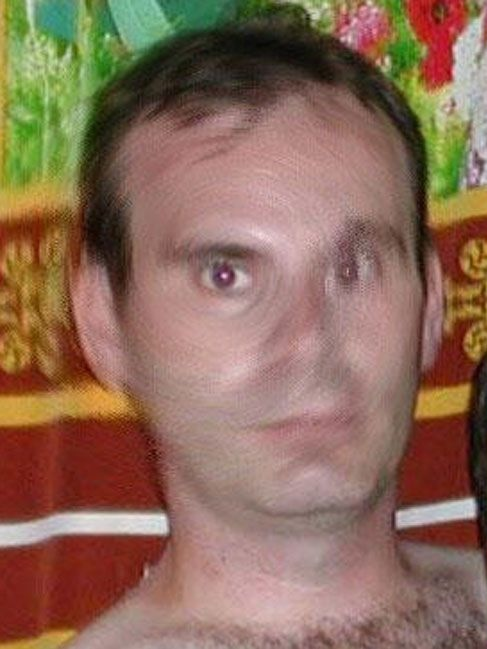
#> input picture actual_face.jpeg, 487 x 649 px
$ python compare.py
#> lines starting #> are read from the running program, lines starting #| are printed output that depends on the picture
import cv2

THRESHOLD = 0.8

def detect_face(image_path, size=(287,392)):
    """Detects the largest face in an image and resizes it to size parameter.

    Parameters:
      image_path: Path to the input image.
      size: A size (width, height) to resize the face image to.
    """
#> called with image_path = 'actual_face.jpeg', size = (287, 392)
    face_cascade = cv2.CascadeClassifier(cv2.data.haarcascades +
                                         'haarcascade_frontalface_default.xml')
    image = cv2.imread(image_path)
#> image is the input picture: shape (649, 487, 3); mean B, G, R 89, 107.6, 139.8
    gray = cv2.cvtColor(image, cv2.COLOR_BGR2GRAY)
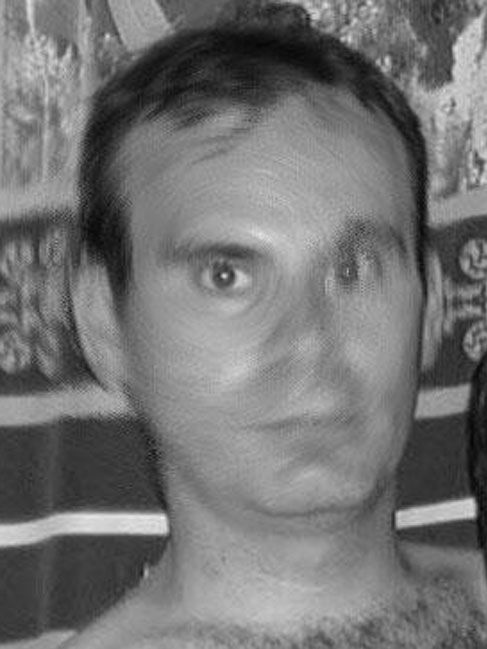
#> gray: shape (649, 487); min 4, max 239, mean 115.1
    faces = face_cascade.detectMultiScale(gray, 1.1, 4)
#> faces = [[36, 295, 26, 26], [111, 139, 352, 352]]

    (x, y, w, h) = faces[0]
#> x = 36; y = 295; w = 26; h = 26
    face_img = image[y:y+h, x:x+w]
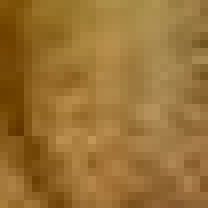
#> face_img: shape (26, 26, 3) (shown 8 times larger); mean B, G, R 53, 113.5, 153.3
    face_img = cv2.resize(face_img, size)
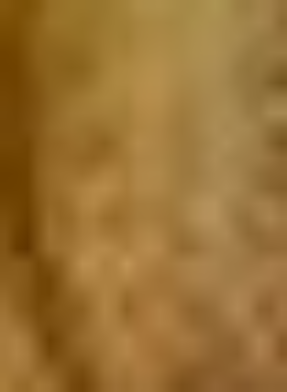
#> face_img: shape (392, 287, 3); mean B, G, R 52.9, 113.4, 153.2
    return face_img

def compare_faces(face1, face2):
    """Compares two faces by calculating correlation between their histograms.

    Parameters:
      face1: First (actual / ground truth) face image.
      face2: Second (test) face image.
    """
    hist1 = cv2.calcHist([face1], [0], None, [256], [0, 256])
    hist2 = cv2.calcHist([face2], [0], None, [256], [0, 256])

    hist1 = cv2.normalize(hist1, hist1).flatten()
    hist2 = cv2.normalize(hist2, hist2).flatten()

    correlation = cv2.compareHist(hist1, hist2, cv2.HISTCMP_CORREL)
    return correlation

if __name__ == "__main__":
    face_img1 = detect_face('actual_face.jpeg')
    face_img2 = detect_face('unswirled_face.jpeg')
#> (the run stopped early here; a loop or call above may not have finished)
